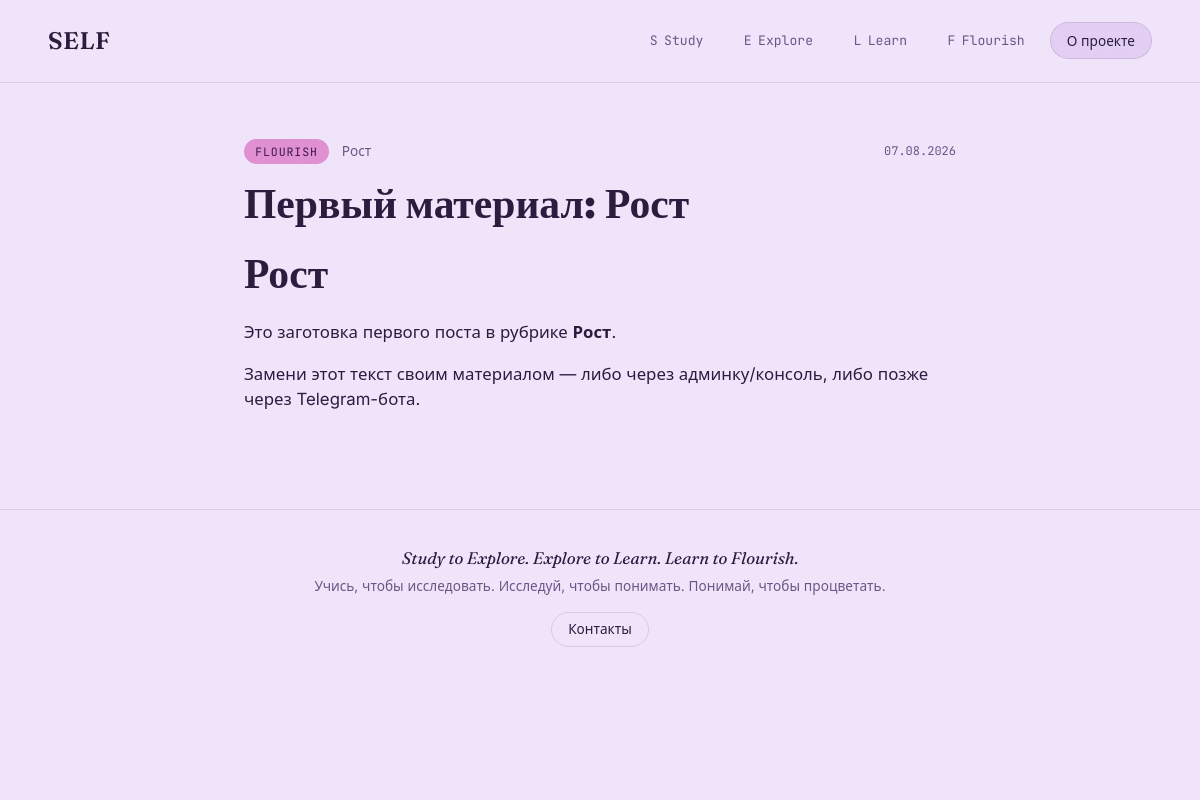
The page /post/flourish-рост-intro/ on the database its author committed.
### models.py (models this page shows, shortened)
class Section(db.Model):
    id = db.Column(db.Integer, primary_key=True)
    slug = db.Column(db.String(32), unique=True, nullable=False)      # study / explore / learn / flourish
    name = db.Column(db.String(64), nullable=False)                    # "Study"
    tagline = db.Column(db.String(255))                                 # короткий подзаголовок
    description = db.Column(db.Text)
    accent = db.Column(db.String(16), default="#3B5169")                # HEX цвет раздела для фронта
    order = db.Column(db.Integer, default=0)
    subsections = db.relationship(
        "Subsection", backref="section", order_by="Subsection.order",
        cascade="all, delete-orphan",
    )

class Subsection(db.Model):
    id = db.Column(db.Integer, primary_key=True)
    section_id = db.Column(db.Integer, db.ForeignKey("section.id"), nullable=False)
    slug = db.Column(db.String(64), nullable=False)
    name = db.Column(db.String(128), nullable=False)
    description = db.Column(db.Text)
    order = db.Column(db.Integer, default=0)
    posts = db.relationship(
        "Post", backref="subsection", order_by="Post.published_at.desc()",
        cascade="all, delete-orphan",
    )
    __table_args__ = (
        db.UniqueConstraint("section_id", "slug", name="uq_subsection_slug_per_section"),
    )

class Post(db.Model):
    id = db.Column(db.Integer, primary_key=True)
    subsection_id = db.Column(db.Integer, db.ForeignKey("subsection.id"), nullable=False)
    title = db.Column(db.String(255), nullable=False)
    slug = db.Column(db.String(255), unique=True, nullable=False)
    summary = db.Column(db.String(500))                # короткий анонс для карточек/превью
    content = db.Column(db.Text, nullable=False)        # markdown
    content_type = db.Column(db.String(16), default="text")   # text | video | audio | gallery
    cover_image_url = db.Column(db.String(512))
    author = db.Column(db.String(128), default="SELF")
    published = db.Column(db.Boolean, default=True)
    created_at = db.Column(db.DateTime, default=datetime.utcnow)
    updated_at = db.Column(db.DateTime, default=datetime.utcnow, onupdate=datetime.utcnow)
    published_at = db.Column(db.DateTime, default=datetime.utcnow)
    source = db.Column(db.String(16), default="web")          # web | bot
    telegram_message_id = db.Column(db.BigInteger, index=True, nullable=True)
    tags = db.relationship("Tag", secondary=post_tags, backref="posts")
    @property
    def section(self):
        return self.subsection.section

### routes/sections.py (the view)
@bp.route("/post/<post_slug>/")
def post_view(post_slug):
    post = Post.query.filter_by(slug=post_slug, published=True).first_or_404()
    return render_template("post.html", post=post)

### app.py (called while the page is built)
def create_app(config_class=Config):
    app = Flask(__name__)
    app.config.from_object(config_class)
    os.makedirs(os.path.join(app.root_path, "instance"), exist_ok=True)
    db.init_app(app)
    from routes.main import bp as main_bp
    from routes.sections import bp as sections_bp
    from routes.api import bp as api_bp
    app.register_blueprint(main_bp)
    app.register_blueprint(sections_bp)
    app.register_blueprint(api_bp)
    @app.template_filter("markdown")
    def markdown_filter(text):
        return md.markdown(text or "", extensions=["extra", "sane_lists"])
    register_cli(app)
    return app

### templates/post.html (shortened to what this page needs)
{% extends "base.html" %}
{% block content %}
<article class="post post--{{ post.section.slug }}">
  <div class="post-meta">
    <a href="{{ url_for('sections.section_view', section_slug=post.section.slug) }}" class="post-section-tag">{{ post.section.name }}</a>
    <span class="post-sub-tag">{{ post.subsection.name }}</span>
    <time>{{ post.published_at.strftime('%d.%m.%Y') }}</time>
  </div>
  <h1>{{ post.title }}</h1>
  <div class="post-content">
    {{ post.content | markdown | safe }}
  </div>
</article>
{% endblock %}

### static/css/style.css (style rules this page uses)
:root { color-scheme: light; --canvas: #EFE4FA; --canvas-ink: #2B1B3D; --canvas-ink-soft: #6C5484; --canvas-line: rgba(43, 27, 61, 0.12); --canvas-raised: #E4D4F3; --orb-ink: #FBF7FE; --paper: #F9F5FC; --paper-raised: #FFFFFF; --ink: #221730; --ink-soft: #6C5C7C; --line: #E1D5EC; --accent: #9B4DCA; --accent-soft: #D79FE8; --accent-deep: #4A1F63; --study: #5B2A7A; --explore: #8B3FA8; --learn: #B15AC4; --flourish: #E08FD1; --study-ink: #FFFFFF; --explore-ink: #FFFFFF; --learn-ink: #FFFFFF; --flourish-ink: #3A1650; --font-display: "Fraunces", serif; --font-body: "Inter", system-ui, sans-serif; --font-mono: "JetBrains Mono", ui-monospace, monospace; --radius: 4px; --radius-lg: 20px; }
* { box-sizing: border-box; }
html { scroll-behavior: smooth; }
body { margin: 0; background: var(--canvas); color: var(--canvas-ink); font-family: var(--font-body); line-height: 1.5; -webkit-font-smoothing: antialiased; position: relative; }
a { color: inherit; text-decoration: none; }
h1, h2, h3, h4, h5, h6 { font-family: var(--font-display); color: var(--canvas-ink); line-height: 1.2; margin: 1.4em 0 0.6em; }
h1:first-child, h2:first-child, h3:first-child, h4:first-child { margin-top: 0; }
p { color: var(--canvas-ink); margin: 0 0 1em; max-width: 72ch; }
.post { max-width: 760px; margin: 0 auto; padding: clamp(2rem, 5vw, 3.5rem) clamp(1.2rem, 4vw, 1.5rem) 5rem; }
.post-meta { display: flex; align-items: center; gap: 0.8rem; flex-wrap: wrap; margin-bottom: 1rem; }
.post-section-tag { font-family: var(--font-mono); font-size: 0.72rem; text-transform: uppercase; letter-spacing: 0.08em; padding: 0.25rem 0.7rem; border-radius: 999px; background: var(--accent); color: #fff; }
.post--flourish .post-section-tag { background: var(--flourish); color: var(--flourish-ink); }
.post-sub-tag { font-size: 0.85rem; color: var(--canvas-ink-soft); }
.post-meta time { font-family: var(--font-mono); font-size: 0.75rem; color: var(--canvas-ink-soft); margin-left: auto; }
.post h1 { font-family: var(--font-display); font-size: clamp(1.8rem, 4vw, 2.6rem); line-height: 1.15; margin: 0 0 1.4rem; color: var(--canvas-ink); }
.post-content { font-size: 1.05rem; color: var(--canvas-ink); }
.post-content p { color: var(--canvas-ink); }
.post-content strong { color: var(--canvas-ink); }

### rows shown on the page
Section: section.name "FLOURISH"
Subsection: subsection.name "Рост"
Post: published_at "07.08.2026", title "Первый материал: Рост", content "Рост Это заготовка первого поста в рубрике Рост . Замени этот текст своим материалом — либо через админку/консоль, либо позже через Telegram-бота."

### other values the page prints
{{ s[0]|upper }} "S" "E" "L" "F"
{{ s|capitalize }} "Study" "Explore" "Learn" "Flourish"
